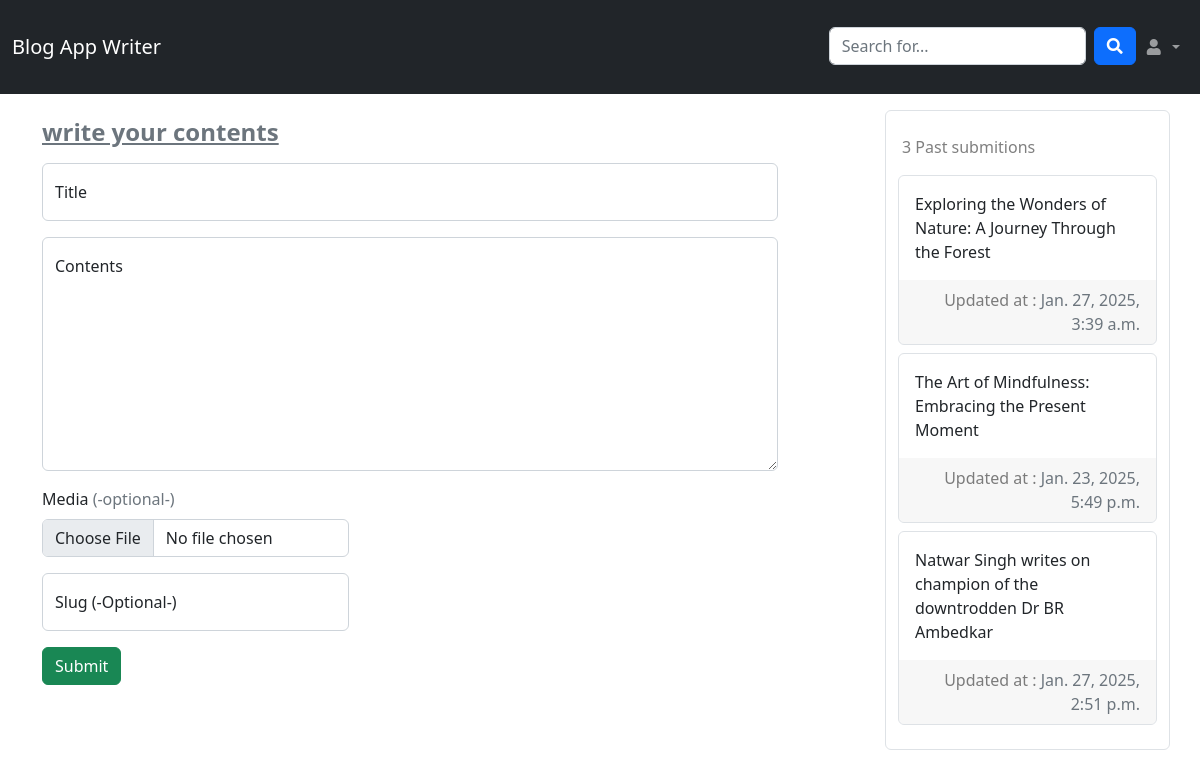
The page /writter/ (signed in) on the database its author committed.
### writter/models.py (models this page shows, shortened)
class Post(models.Model):
	title = models.CharField(max_length=255)
	content = models.TextField()
	images = models.ImageField(upload_to='uploads/images/', blank=True)
	author = models.ForeignKey(User, on_delete=models.CASCADE)
	created_at = models.DateTimeField(auto_now_add=True)
	updated_at = models.DateTimeField(auto_now=True)
	slug = models.SlugField(unique=True, blank=True)
	status = models.BooleanField(default=True)

### writter/views.py (the view, shortened to what this page needs)
# urls.py: path('', WriterHome.as_view(), name='creator_home'),
class WriterHome(View):
	def get(self, request):
		blogs = Post.objects.filter(author=request.user)
		return render(request, 'writer/index.html', {'form': BlogForm(), 'blogs': blogs})

### writter/forms.py
class BlogForm(forms.ModelForm):
	class Meta:
		model = Post
		fields = ['title', 'content', 'images', 'slug']
		widgets = {
			'title': forms.TextInput(attrs={'class': 'form-control', 'placeholder': "Title", "id": "id_title"}),
			'content': forms.Textarea(
				attrs={'class': 'form-control h-auto', 'placeholder': "Content", "id": "id_content"}),
			'images': forms.FileInput(attrs={
				'class': 'form-control', 'placeholder': "images", "id": "id_image"
			}),
			'slug': forms.TextInput(
				attrs={'class': 'form-control', 'placeholder': "slug", "id": "id_slug", 'maxlength': '50'}),
		}
		labels = {
			'title': "Title",
			'content': "Contents",
			'images': 'Image',
			'slug': "Slug (-Optional-)",
		}

### writter/templates/writer/index.html (shortened to what this page needs)
<!DOCTYPE html>
<html lang="en">
<head>
  <link href="https://cdn.jsdelivr.net/npm/bootstrap@5.2.3/dist/css/bootstrap.min.css" rel="stylesheet"
>
  <link rel="stylesheet" href="https://cdnjs.cloudflare.com/ajax/libs/font-awesome/5.15.2/css/all.min.css" />
</head>
<body class="">
  <nav class="navbar navbar-expand-lg navbar-dark bg-dark">
    <div class="container-fluid">
      <a class="navbar-brand py-5 py-md-4" href="{% url 'creator_home' %}">Blog App Writer</a>
      <div class="collapse navbar-collapse" id="navbarNav">
        <ul class="navbar-nav ms-auto">
          <li class="nav-item">
            <form class="d-flex">
              <input class="form-control me-2" type="search" placeholder="Search for..." aria-label="Search">
              <button class="btn btn-primary" type="submit" title="SUBMIT"><i class="fas fa-search"></i></button>
            </form>
          </li>
          <li class="nav-item dropdown">
            <a class="nav-link dropdown-toggle" id="navbarDropdown" href="#" role="button" data-bs-toggle="dropdown"
              aria-expanded="false">
              <i class="fas fa-user fa-fw"></i>
            </a>
          </li>
        </ul>
      </div>
    </div>
  </nav>
  {% block content %}
  <div class="container mt-3">
    <div class="row justify-content-between">
      <div class="col-md-8">
        <h1 class="text-start h4 py-2 text-lowercase fw-semibold text-muted text-decoration-underline">Write your contents </h1>
        <form method="POST" enctype="multipart/form-data">
          <div class="form-floating mb-3">
            {{ form.title }}
            <label for="id_title">Title</label>
          </div>
          <div class="form-floating mb-3">
            {{ form.content }}
            <label for="id_content">Contents</label>
          </div>
          <div class="mb-3 col-md-5">
            <label for="id_image" class="form-label">Media <span class="text-muted">(-optional-)</span></label>
            {{ form.images }}
          </div>
          <div class="form-floating mb-3 col-md-5">
            {{ form.slug }}
            <label for="id_slug">Slug (-Optional-)</label>
          </div>
          <button type="submit" class="btn btn-success">Submit</button>
        </form>
      </div>
      <div class="col-md-3 hh d-flex flex-column justify-content-start border rounded py-2 overflow-auto">
        <div class="py-3 ps-1 text-black-50">{{blogs.count}} Past submitions</div>
        {% for i in blogs %}
        <div class="card mb-2 border">
          <div class="card-body">
            {{i.title}}
          </div>
          <div class="card-footer text-end border-0">
            <div class="text-muted fs-6">
              <span class="text-black-50">Updated at : </span>{{i.updated_at}}
            </div>
          </div>
        </div>
        {% endfor %}
      </div>
    </div>
  </div>
  {% endblock %}
</body>
</html>

### writter/templates/writer/index.html (style rules this page uses)
.hh { height: 80vh; }

### rows shown on the page
Post: title "Exploring the Wonders of Nature: A Journey Through the Forest", updated_at "Jan. 27, 2025, 3:39 a.m."
Post: title "The Art of Mindfulness: Embracing the Present Moment", updated_at "Jan. 23, 2025, 5:49 p.m."
Post: title "Natwar Singh writes on champion of the downtrodden Dr BR Ambedkar", updated_at "Jan. 27, 2025, 2:51 p.m."

### other values the page prints
{{ blogs.count }} "3"
